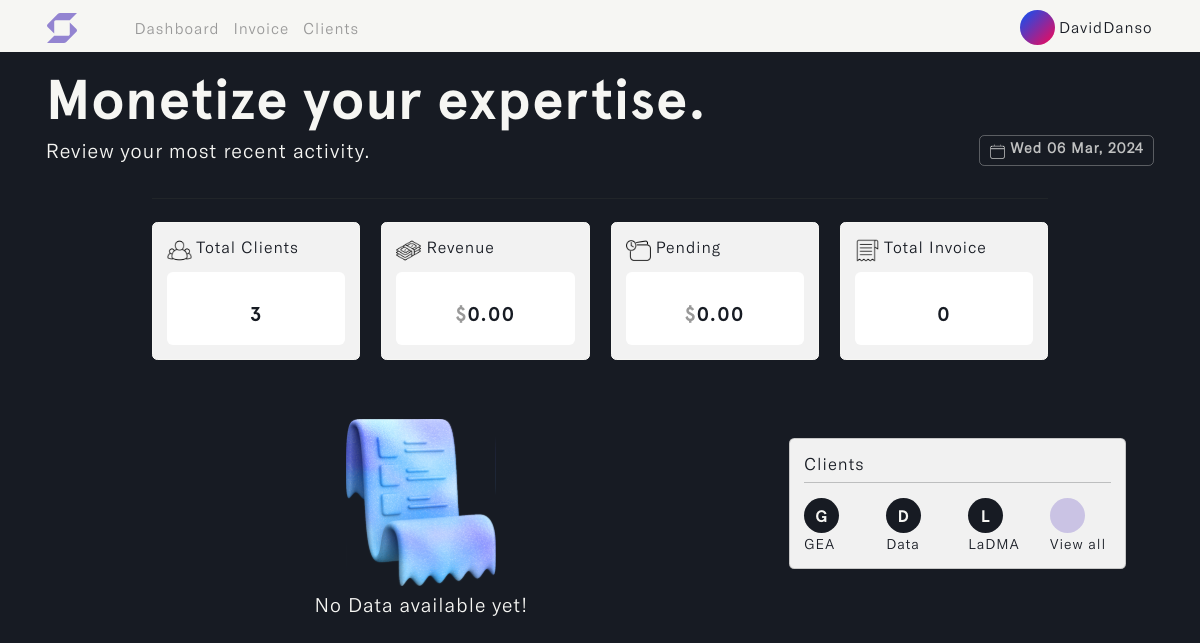
The page /dashboard (signed in) on the database its author committed.
### user/models.py (models this page shows)
class Profile(models.Model):
    user = models.OneToOneField(User, on_delete=models.CASCADE, blank=True, null=True)
    name = models.CharField(max_length=255, unique=True)
    username = models.CharField(max_length=255, unique=True)
    email = models.EmailField(max_length=255, unique=True)
    updated_time_stamp = models.DateTimeField(auto_now=True)
    created_time_stamp = models.DateTimeField(auto_now_add=True)
    id = models.UUIDField(default=uuid.uuid4, primary_key=True, unique=True, editable=False)
    def __str__(self):
        return self.name

### invoice/models.py (models this page shows, shortened)
class Client(models.Model):
    account_owner = models.ForeignKey(Profile, on_delete=models.CASCADE)
    name = models.CharField(max_length=50, unique=True)
    address = models.CharField(max_length=255, default='...')
    country = models.CharField(max_length=50)
    email = models.EmailField(max_length=100, unique=True, default='...')
    phone_number = models.IntegerField(null=True, blank=True, default='(xxx)xxx-xxxx')
    city_state = models.CharField(max_length=50)
    postal_code = models.CharField(max_length=30, default='...')
    client_avatar = models.ImageField(null=True, blank=True, upload_to='client_avatar/', default='emil-kowalski.png')
    updated_time_stamp = models.DateTimeField(auto_now=True)
    created_time_stamp = models.DateTimeField(auto_now_add=True)
    id = models.UUIDField(default=uuid.uuid4, primary_key=True, unique=True, editable=False)
    @property
    def first_name(self):
        return self.name.split()[0] if self.name else ''
    class Meta:
        ordering = ['-updated_time_stamp']

### invoice/views.py (the view)
# urls.py: path('dashboard', views.dashboard_page, name='dashboard'),
@login_required(login_url='login')
def dashboard_page(request):
    profile = request.user.profile
    clients = profile.client_set.all()
    clients_num = clients.count()
    invoices = profile.invoice_set.all()
    invoices_num = invoices.count()
    current_month = datetime.now().month # Get the current month
    total_paid_in_current_month_usd = 0  # Initialize a variable to store the total paid in USD in the current month
    currency_rates = {
        'NGN 🇳🇬': 0.000712758,
        'GHS 🇬🇭': 0.0811322,
        'GBP 🇬🇧': 1.25401,
        'EUR 🇪🇺': 1.07450,
        'USD 🇺🇸': 1.00000,
    }
    months = [
        'January', 'February', 'March', 'April', 'May', 'June', 'July', 'August',
        'September', 'October', 'November', 'December'
    ]
    monthly_activity = []
    for current_month in range(1, 13):
        total_paid_in_current_month_usd = 0  # Initialize a variable to store the total paid in USD in the current month
        for invoice in invoices:
            if invoice.paid_date and invoice.paid_date.month == current_month:
                currency = invoice.currency
                total_paid_in_current_month_usd += invoice.total * currency_rates.get(currency, 0)
        current_month_name = months[current_month - 1]
        current_month_entry = next((entry for entry in monthly_activity if entry['month'] == current_month_name), None)
        if current_month_entry:
            current_month_entry['amount'] += total_paid_in_current_month_usd
        else:
            monthly_activity.append({'month': current_month_name, 'amount': total_paid_in_current_month_usd})
    paid_total_usd, pending_total_usd = calculate_currency_totals(invoices)
    current_month_num = datetime.now().month
    context = {
        'clients_num': clients_num, 'invoices_num': invoices_num,
        'paid_total_usd': paid_total_usd, 'pending_total_usd': pending_total_usd, 'clients': clients,
        'monthly_activity': monthly_activity, 'num': current_month_num
    }
    return render(request, 'invoice/dashboard.html', context)

### invoice/templates/invoice/dashboard.html (shortened to what this page needs)
{% load static %}
{% load humanize %}
<!DOCTYPE html>
<html lang="en" class="js has-scroll-init has-scroll-smooth">
  <head>
    <link rel="stylesheet" href="{% static '/css/bootstrap.min.css' %}" />
    <link rel="stylesheet" href="{% static '/css/dashboard.css' %}" />
  </head>
  <body
    id="pageTop"
    class="page-content"
    data-spy="scroll"
    data-target="#mainNav"
  >
    {% include 'invoice/nav.html' %}
    <main>
      <div data-scroll class="page page--layout-2" id="main">
        <div id="hero">
          <div class="container-fluid">
            <div class="hero-intro">
              <h1>Monetize your expertise.</h1>
              <p>
                Review your most recent activity.
                <span class="badge">
                  <img
                    src="{% static '/images/calendar.png' %}"
                    class="img-fluid calender-img"
                    alt="calender-img"
                  />
                  {% now "D d M, Y" %}
                </span>
              </p>
            </div>
          </div>
        </div>
        <div id="card">
          <div class="container-fluid">
            <div class="card-intro">
              <hr />
              <div class="row">
                <div class="col-md-3">
                  <div class="card">
                    <div class="card-body">
                      <div class="info">
                        <h6>
                          <img
                            src="{% static '/images/customers.png' %}"
                            class="img-fluid icon"
                            alt="customers--img"
                          />
                          Total Clients
                        </h6>
                      </div>
                      <div class="data">
                        <p>{{clients_num}}</p>
                      </div>
                    </div>
                  </div>
                </div>
                <div class="col-md-3">
                  <div class="card">
                    <div class="card-body">
                      <div class="info">
                        <h6>
                          <img
                            src="{% static '/images/banknotes.png' %}"
                            class="img-fluid icon"
                            alt="banknotes--img"
                          />
                          Revenue
                        </h6>
                      </div>
                      <div class="data">
                        {% if paid_total_usd == 0 %}
                        <p><span>$</span>0.00</p>
                        {% else %}
                        <p>
                          <span>$</span
                          >{{paid_total_usd|floatformat:2|intcomma}}
                        </p>
                        {% endif %}
                      </div>
                    </div>
                  </div>
                </div>
                <div class="col-md-3">
                  <div class="card">
                    <div class="card-body">
                      <div class="info">
                        <h6>
                          <img
                            src="{% static '/images/wallet.png' %}"
                            class="img-fluid icon"
                            alt="wallet--img"
                          />
                          Pending
                        </h6>
                      </div>
                      <div class="data">
                        {% if pending_total_usd == 0 %}
                        <p><span>$</span>0.00</p>
                        {% else %}
                        <p>
                          <span>$</span
                          >{{pending_total_usd|floatformat:2|intcomma}}
                        </p>
                        {% endif %}
                      </div>
                    </div>
                  </div>
                </div>
                <div class="col-md-3">
                  <div class="card">
                    <div class="card-body">
                      <div class="info">
                        <h6>
                          <img
                            src="{% static '/images/billing.png' %}"
                            class="img-fluid icon"
                            alt="billing--img"
                          />
                          Total Invoice
                        </h6>
                      </div>
                      <div class="data">
                        <p>{{invoices_num}}</p>
                      </div>
                    </div>
                  </div>
                </div>
              </div>
            </div>
          </div>
        </div>
        {% include 'invoice/monthly-stats.html' %}
      </div>
    </main>
  </body>
</html>

### invoice/templates/invoice/nav.html (shortened to what this page needs)
{% load static %}
{% load active_link_tags %}
<nav class="navbar navbar-expand-lg fixed-top menu" id="mainNav">
  <div class="container">
    <a class="navbar-brand" href="{% url 'dashboard' %}">
      <img
        src="{% static '/images/swift_logo.svg' %}"
        class="img-fluid"
        id="logo"
        alt="logo"
      />
    </a>
    <div class="collapse navbar-collapse" id="navbarSupportedContent">
      <ul class="navbar-nav me-auto mb-2 mb-lg-0 left--links">
        <li class="nav-item">
          <a
            class="nav-link {% active_link 'dashboard' %}"
            href="{% url 'dashboard' %}"
            >Dashboard</a
          >
        </li>
        <li class="nav-item">
          <a
            class="nav-link {% active_link 'invoice' %}"
            href="{% url 'invoice' %}"
            >Invoice</a
          >
        </li>
        <li class="nav-item">
          <a
            class="nav-link {% active_link 'clients' %}"
            href="{% url 'clients' %}"
            >Clients</a
          >
        </li>
      </ul>
      <ul class="navbar-nav mb-2 mb-lg-0" id="rightNav">
        <li class="nav-item dropdown">
          <a class="nav-link" href="{% url 'profile' %}">
            <img
              id="profile_img"
              src="{% static '/images/user-avatar.svg' %}"
              class="img-fluid rounded-circle"
              alt="logo"
            />
            <small>{{request.user.profile}}</small>
          </a>
        </li>
      </ul>
    </div>
  </div>
</nav>

### invoice/templates/invoice/monthly-stats.html (shortened to what this page needs)
{% load static %}
{% load humanize %}
<div id="stats--data">
  <div class="container">
    <div class="stats--data-intro">
      <div class="row">
        <div class="col-md-8" id="monthly-stats">
          {% if paid_total_usd == 0 %}
          <img
            src="{% static 'images/receipt.svg'%}"
            class="img-fluid d-flex mx-auto reciept"
            id="reciept--img"
            alt="reciept--img"
          />
          <h4 id="no_data">No Data available yet!</h4>
          {% endif %}
        </div>
        <div class="col-md-4 align-self-center">
          <div class="card">
            <div class="card-body">
              <h3>
                Clients
              </h3>
              <hr />
              {% if clients_num == 0 %}
              <h4 id="no_clients">No Clients created yet!</h4>
              <div class="d-flex justify-content-center">
                <a href="{% url 'clients' %}" id="clients--btn" class="btn">
                  <ion-icon name="create-outline"></ion-icon>
                  Create new clients</a
                >
              </div>
              {% elif clients_num < 3 %}
              <h4 id="text-data">Data appears with three or more clients.</h4>
              {% else %}
              <div class="clients_sec">
                <div class="row">
                  {% for client in clients|slice:":3" %}
                  <div class="col-4 col-md-3">
                    <div id="initial_con">
                      <h6>{{client.name|first|upper}}</h6>
                    </div>
                    <small>{{client.first_name | truncatechars:7}}</small>
                  </div>
                  {% endfor %}
                  <div class="col-4 col-md-3">
                    <a href="{% url 'clients' %}">
                      <div id="initial_con">
                        <h6>
                        </h6>
                      </div>
                      <small>View all</small>
                    </a>
                  </div>
                </div>
              </div>
              {% endif %}
            </div>
          </div>
        </div>
      </div>
    </div>
  </div>
</div>

### rows shown on the page
Client: name|first "G", first_name "GEA"
Client: name|first "D", first_name "Data"
Client: name|first "L", first_name "LaDMA"

### other values the page prints
{{ request.user.profile }} "DavidDanso"
{{ clients_num }} "3"
{{ invoices_num }} "0"
